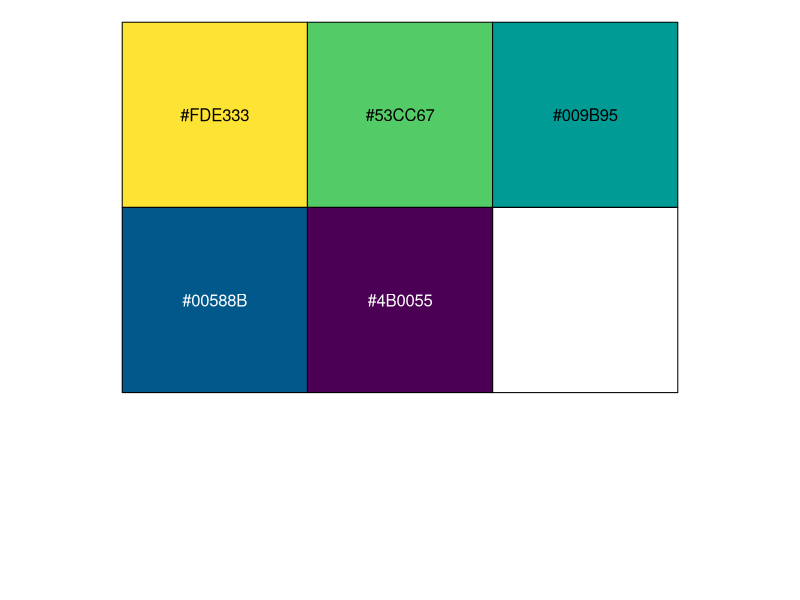
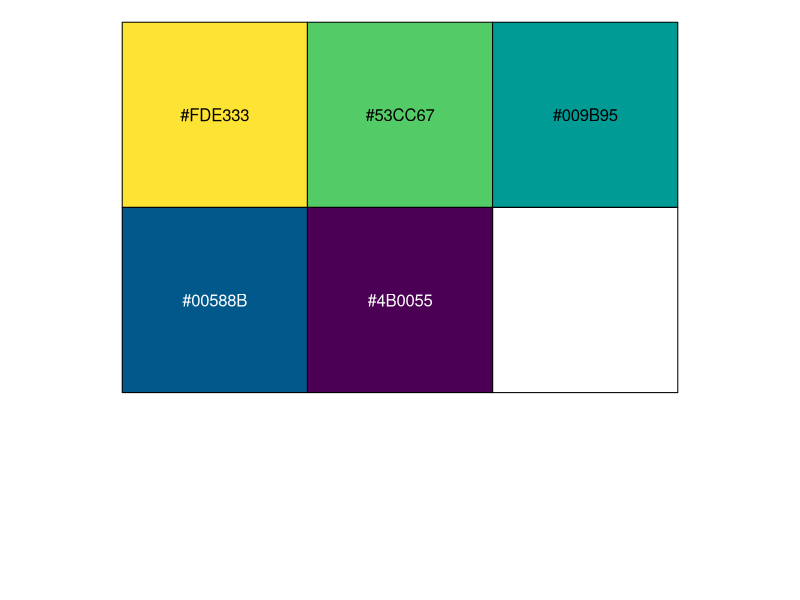
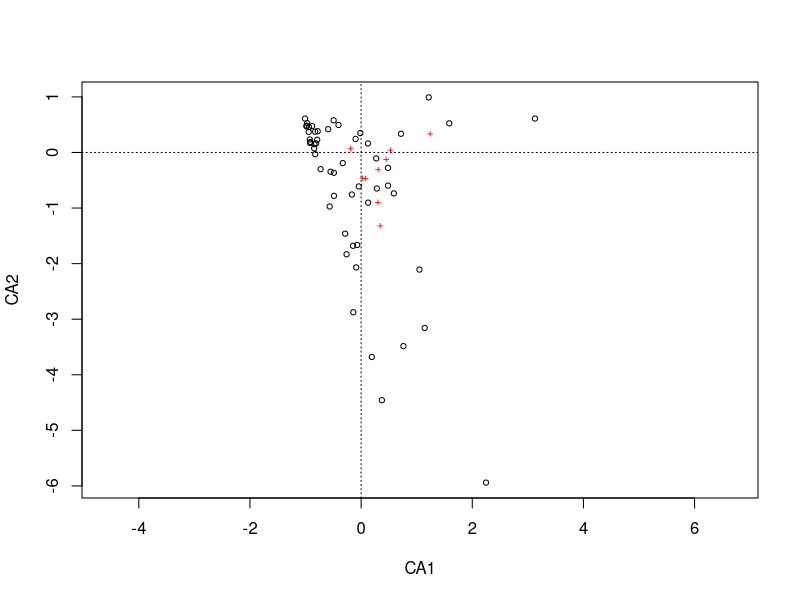
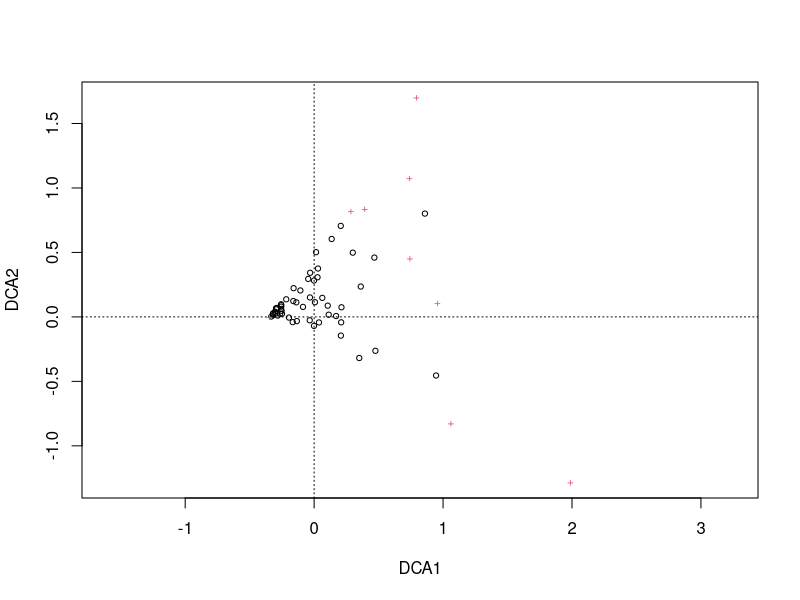

Write the R code that produced these figures, in order. (Note: this script raises an error after producing the figures.)
# Pete Nelson, PhD
# Department of Water Resources
# project: drought traits (special studies)
# purpose: analysis of FMWT (fish) data
# created: 2022-09-02
# last modified: 2022-12-06

# get started -----
rm(list= ls()[!(ls() %in% c("fmwt1", "spp_occ",    # indices & freq of occurrence
                            "index_stations",
                            "year_types"))])  # station location

library(tidyverse)
library(readxl)
library(scales)

pal_yrtype <- c("Critical" = "#FDE333", "Dry" = "#53CC67", "Below Normal" = "#009B95","Above Normal" = "#00588B", "Wet" = "#4B0055")
show_col(pal_yrtype)
pal_yrtype2 <- c("CR" = "#FDE333", "DY" = "#53CC67", "BN" = "#009B95","AN" = "#00588B", "WT" = "#4B0055")
show_col(pal_yrtype2)

# if necessary -----
fmwt1 <- read_csv("fish/fish_data/fmwt1.csv") # derived from fmwt.R, collapsed striper data
index_stations <- read_csv("fish/fish_data/index_stations.csv") # from fmwt.R
spp_occ <- read_csv("fish/fish_data/spp_occ.csv")
year_types <- read_excel("fish/fish_data/yeartypes.xlsx")

# ordination ----
library(vegan)

# remove years with no data and 'year' column from data set
data <- fmwt1 %>% 
  filter(year != "1974" & year != "1979") %>% # remove years 1974 & 1979, no fmwt data
  rename(c(Am.Shad = american_shad,
           Chinook = chinook_salmon,
           D.Smelt = delta_smelt,
           Longfin = longfin_smelt,
           Anchovy = northern_anchovy,
           Herring = pacific_herring,
           Splittail = splittail,
           Str.Bass = striped_bass,
           Threadfin = threadfin_shad)) %>%
  left_join(year_types, keep = FALSE) %>% 
  select(-c(year, drought, shortterm, sprNDOI, yr_type))

## correspondence analysis ----
(CA <- cca(data[,1:9]))
ordiplot(CA)

## detrended correspondence analysis ----
(DCA <- decorana(data[,1:9]))
(DCA2 <- decorana(log1p(data[,1:9]))) # causes years to cluster tightly relative to spp; not informative
ordiplot(DCA)
# length of first axis, transformed or not, is <3 SD, so data should be analyzed by linear (PCA, RDA), not unimodal, ordination methods. See https://www.davidzeleny.net/anadat-r/doku.php/en:ordination#linear_or_unimodal_ordination_method for details
# Zeleny recommends transforming spp composition data using the Hellinger standardization

### plot with ggplot ----
# untransformed data (use this)
DCA.data.scores <- as_tibble(scores(DCA, "sites"))
DCA.data.scores$year <- fmwt1[-c(8,13),]$year # add year but remove 1974 and 1979 (no data)
DCA.data.scores$yr_type <- data$yr_type2 # add year type
DCA.spp.scores <- as_tibble(scores(DCA, "species")) # use vegan scores function to extract spp scores, convert to df
DCA.spp.scores$species <- c("Am.Shad", "Chinook", "D.Smelt", "Longfin", "Anchovy",
                            "Herring", "Splittail", "Str.Bass", "Threadfin")
head(DCA.spp.scores)  #look at the data

# log-transformed data (don't use this)
DCA2.data.scores <- as_tibble(scores(DCA2, "sites"))
DCA2.data.scores$year <- fmwt1[-c(8,13),]$year # add year but remove 1974 and 1979 (no data)
DCA2.data.scores$yr_type <- data$yr_type2 # add year type
DCA2.spp.scores <- as_tibble(scores(DCA2, "species")) # use vegan scores function to extract spp scores, convert to df
DCA2.spp.scores$species <- c("Am.Shad", "Chinook", "D.Smelt", "Longfin", "Anchovy",
                            "Herring", "Splittail", "Str.Bass", "Threadfin")
head(DC2A.spp.scores)  #look at the data


# DCA plot of the years 1967-2021, UNtransformed data (use)
ggplot() +
  geom_point(data = DCA.data.scores, 
             aes(x = DCA1, y = DCA2,
                 color = data$yr_type2),
             size = 5) +
  geom_text(data = DCA.spp.scores, 
            aes(x = DCA1, y = DCA2, label = species), 
            alpha = 0.8) +
  xlim(-1.5, 1.5) +
  scale_color_manual(values = pal_yrtype2, name = "WY Type") +
  ggtitle("DCA of Annual FMWT Indices (1967-2021)") +
  theme_bw()

# DCA plot of the years 1967-2021, log-transformed data (don't use)
ggplot() +
  geom_point(data = DCA2.data.scores, 
             aes(x = DCA1, y = DCA2,
                 color = data$yr_type2),
             size = 5) +
  geom_text(data = DCA2.spp.scores, 
            aes(x = DCA1, y = DCA2, label = species), 
            alpha = 0.8) +
  xlim(-1.5, 1.5) + ylim(-2, 1) +
  scale_color_manual(values = pal_yrtype2, name = "WY Type") +
  ggtitle("DCA of Annual FMWT Indices (1967-2021)", subtitle = "log-transformed data") +
  theme_bw()

## NMDS ----
nmds <- metaMDS(data[,1:9], # spp data only
                noshare = T, 
                autotransform = FALSE, 
                trymax = 500)
nmds # stress = 0.1054149
plot(nmds, type = "n")
points(nmds, display = "sites", cex = 0.8, pch = 21, col = "red", bg = "red")
text(nmds, display = "spec", cex = 0.7, col = "blue")
plt <- ordipointlabel(nmds)
# set scaling
ordipointlabel(nmds, scaling = "sites")
# plot, then add
plot(nmds, scaling = "symmetric", type = "n")
ordipointlabel(nmds, display = "species", scaling = "symm", add = T)
ordipointlabel(nmds, display = "sites", scaling = "symm", add = T)
# redraw plot
plot(plt)

### plot with ggplot ----
NMDS.data.scores <- as_tibble(scores(nmds, "sites"))
NMDS.data.scores$year <- fmwt1[-c(8,13),]$year # add year but remove 1974 and 1979 (no data)
NMDS.data.scores$yr_type <- data$yr_type2 # add year type


NMDS.spp.scores <- as_tibble(scores(nmds, "species")) # use vegan scores function to extract spp scores, convert to df
NMDS.spp.scores$species <- c("Am.Shad", "Chinook", "D.Smelt", "Longfin", "Anchovy",
                        "Herring", "Splittail", "Str.Bass", "Threadfin")
head(NMDS.spp.scores)  #look at the data

# NMDS plot of the years 1967-2021

ggplot() +
  geom_point(data = NMDS.data.scores,
             aes(x = NMDS1, y = NMDS2,
                 color = yr_type),
             size = 5) +
  geom_text(data = NMDS.spp.scores,
            aes(x = NMDS1, y = NMDS2, label = species),
            alpha = 0.8) + # expand x-axis to accomodate longfin
  xlim(-2, 2) +
  scale_color_manual(values = pal_yrtype2, name = "WY Type") + 
  ggtitle("NMDS of Annual FMWT Indices (1967-2021)") +
  theme_bw()



####
# SCRATCH ####
####
data(varespec) # columns 44: spp; rows 24: sites; data are vegetation cover values
data(varechem) # 24 by 14; soil characteristics of the 24 sites

test <- as_tibble(varespec) %>%
  mutate(sites = factor(rep(c("grassland", "quarry"), each = 12)),
        obs = factor(LETTERS[1:24])) %>% 
  relocate(sites, obs)

ord <- metaMDS(varespec)
plot(ord, type = "t")
## Fit environmental variables
ef <- envfit(ord, varechem)
ef
plot(ef, p.max = 0.05) # show effect of environmental variables on ordination

ord <- metaMDS(test[,3:46])
